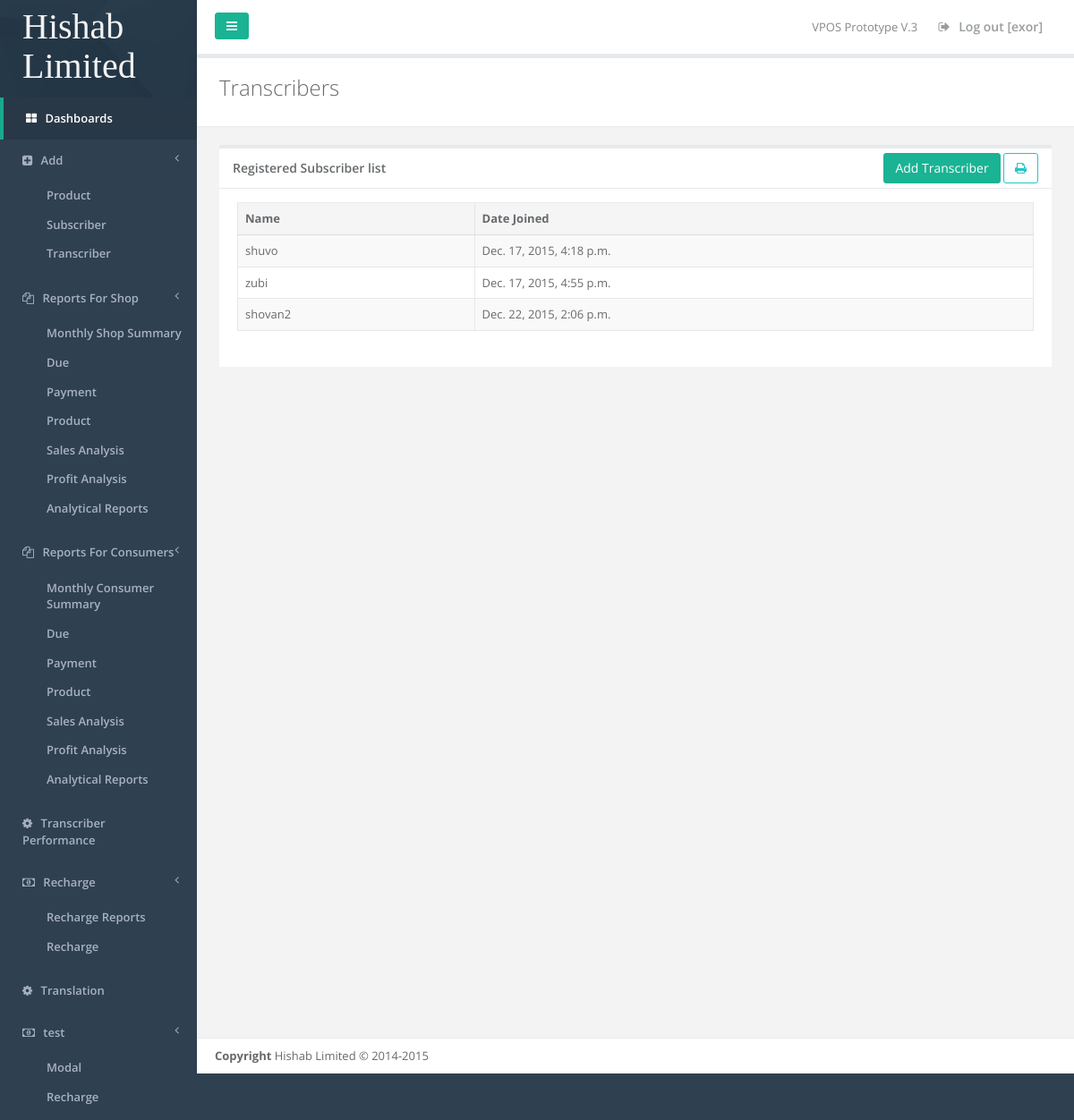
The app's page /add_transcriber/ (signed in) with its own data.
### transcriber_management/models.py (models this page shows, shortened)
class Transcriber(models.Model):
    name = models.CharField(max_length=32)
    DateAdded = models.DateTimeField(auto_now=False, auto_now_add=True)

### transcriber_management/views.py (the view, shortened to what this page needs)
# urls.py: url(r'^add_transcriber/', view=add_transcriber, name='home'),
@login_required(login_url='/login/')
def add_transcriber(request):
    post_data = request.POST
    notification = ''
    print(post_data)
    add_notification = False
    type_of_subscriber = ConsumerType.objects.all()
    all_subscriber = Consumer.objects.all()
    all_transcriber = Transcriber.objects.all()
    shop_consumer = ConsumerType.objects.get(type_name='Seller')
    all_shop_for_base = Consumer.objects.filter(type=shop_consumer)
    all_user_for_base = Consumer.objects.all()
    shop_consumer2 = ConsumerType.objects.get(type_name='Buyer')
    all_consumer_for_base = Consumer.objects.filter(type=shop_consumer2)
    print(add_notification)
    transcriber_name = request.session['user']
    return render(request, 'pages/add_transcriber.html',
                  {'subscribers': all_subscriber, 'types': type_of_subscriber, 'add_notification': add_notification,
                   'shop_list_base': all_shop_for_base,
                   'transcriber_name': transcriber_name,
                   'all_user_for_base': all_user_for_base,
                   'all_consumer_for_base' :all_consumer_for_base,
                   'notification': notification, 'all_transcriber': all_transcriber})

### templates/pages/add_transcriber.html (shortened to what this page needs)
{% extends "pages/base.html" %}
{% load static %}
{% block content %}
<div class="row wrapper border-bottom white-bg page-heading">
    <div class="col-lg-12">
        <h2>Transcribers</h2>
    </div>
</div>
<div class="wrapper wrapper-content animated fadeInRight">
    <div class="row">
        <div class="col-lg-12">
            <div class="ibox float-e-margins">
                <div class="ibox-title">
                    <h5>Registered Subscriber list</h5>
                    <div id="right_menu" class="uiMenuButtons pull-right">
                        <button type="button" class="btn btn-primary" data-toggle="modal" data-target="#addSubscriberModal">Add Transcriber</button>
                        <a class="btn btn-outline btn-info" title="print" href="javascript:print();"><i class="fa fa-print"></i></a>
                    </div>
                </div>
                <div class="ibox-content">
                    <table class="table table-striped table-bordered table-hover uiDataTables">
                        <thead>
                        <tr>
                            <th>Name</th>
                            <th>Date Joined</th>
                        </tr>
                        </thead>
                        <tbody>
                        {% for subscriber in all_transcriber %}
                        <tr>
                            <td>{{ subscriber.name }}</td>
                            <td>{{ subscriber.DateAdded }}</td>
                        </tr>
                        {% endfor %}
                        </tbody>
                    </table>
                </div>
            </div>
        </div>
    </div>
</div>
{% endblock %}

### templates/pages/base.html (shortened to what this page needs)
<!DOCTYPE html>
<html>
<head>
    {% load static %}
    <link href="http://maxcdn.bootstrapcdn.com/bootstrap/3.3.1/css/bootstrap.min.css" rel="stylesheet">
    <link href="http://maxcdn.bootstrapcdn.com/font-awesome/4.2.0/css/font-awesome.min.css" rel="stylesheet">
    <link href="{% static 'css/plugins/dataTables/dataTables.bootstrap.css' %}" rel="stylesheet">
    <link href="{% static 'css/plugins/dataTables/dataTables.responsive.css' %}" rel="stylesheet">
    <link href="http://cdn.datatables.net/tabletools/2.2.3/css/dataTables.tableTools.css" rel="stylesheet">
    <link href="{% static 'css/plugins/iCheck/custom.css' %}" rel="stylesheet">
    <link href="{% static 'css/animate.css' %}" rel="stylesheet">
    <link href="{% static 'css/style.css' %}" rel="stylesheet">
    <link href="{% static 'css/print.css' %}" rel="stylesheet" type="text/css" media="print">
    <link href="http://cdnjs.cloudflare.com/ajax/libs/morris.js/0.5.1/morris.min.js" rel="stylesheet">
</head>
<body>
<div id="wrapper">
    <nav class="navbar-default navbar-static-side" role="navigation">
        <div class="sidebar-collapse">
            <ul class="nav" id="side-menu">
                <li class="nav-header">
                    <div class="dropdown logo-text profile-element">
                        <h3>Hishab Limited</h3>
                    </div>
                </li>
                <li class="active">
                    <a href="/"><i class="fa fa-th-large"></i> <span class="nav-label">Dashboards</span></a>
                </li>
                <li>
                    <a href="#"><i class="fa fa-plus-square"></i> <span class="nav-label">Add</span><span class="fa arrow"></span></a>
                    <ul class="nav nav-second-level">
                        <li><a href="/products">Product</a></li>
                        <li><a href="/addsubscriber">Subscriber</a></li>
                        <li><a href="/add_transcriber">Transcriber</a></li>
                    </ul>
                </li>
                <li>
                    <a href="#"><i class="fa fa-files-o"></i> <span class="nav-label">Reports For Shop</span><span class="fa arrow"></span></a>
                    <ul class="nav nav-second-level">
                        <li><a href="#" role="button" class="uiShopModal" data-formaction="/monthly_shop_reports/">Monthly Shop Summary</a></li>
                        <li><a href="#" role="button" class="uiShopModal" data-formaction="/due_reports/">Due</a></li>
                        <li><a href="#" role="button" class="uiShopModal" data-formaction="/payment_reports/">Payment</a></li>
                        <li><a href="#" role="button" class="uiShopModal" data-formaction="/product_reports/">Product</a></li>
                        <li><a href="#" role="button" class="uiShopModal" data-formaction="/sales_analysis_report/">Sales Analysis</a></li>
                        <li><a href="#" role="button" class="uiShopModal" data-formaction="/profit_reports/">Profit Analysis</a></li>
                        <li><a href="#" role="button" class="uiShopModal" data-formaction="/analytical_reports/">Analytical Reports</a></li>
                    </ul>
                </li>
                <li>
                    <a href="#"><i class="fa fa-files-o"></i> <span class="nav-label">Reports For Consumers</span><span class="fa arrow"></span></a>
                    <ul class="nav nav-second-level">
                        <li><a href="#" role="button" class="uiConsumerModal" data-formaction="/monthly_shop_reports/">Monthly Consumer Summary</a></li>
                        <li><a href="#" role="button" class="uiConsumerModal" data-formaction="/due_reports/">Due</a></li>
                        <li><a href="#" role="button" class="uiConsumerModal" data-formaction="/payment_reports/">Payment</a></li>
                        <li><a href="#" role="button" class="uiConsumerModal" data-formaction="/product_reports/">Product</a></li>
                        <li><a href="#" role="button" class="uiConsumerModal" data-formaction="/sales_analysis_report/">Sales Analysis</a></li>
                        <li><a href="#" role="button" class="uiConsumerModal" data-formaction="/profit_reports/">Profit Analysis</a></li>
                        <li><a href="#" role="button" class="uiConsumerModal" data-formaction="/analytical_reports/">Analytical Reports</a></li>
                    </ul>
                </li>
                <li><a href="/report_transcriber_performance/"><i class="fa fa-gear"></i> <span class="nav-label">Transcriber Performance</span></a></li>
                <li>
                    <a href="#"><i class="fa fa-money"></i> <span class="nav-label">Recharge</span><span class="fa arrow"></span></a>
                    <ul class="nav nav-second-level">
                        <li><a href="/user_balance_recharge/">Recharge Reports</a></li>
                        <li><a href="#" role="button" data-toggle="modal" data-target="#rechargeSelectModal">Recharge</a></li>
                    </ul>
                </li>
                <li>
                    <a href="/transcription_page/"><i class="fa fa-gear"></i> <span class="nav-label">Translation</span></a>
                </li>
                <li>
                    <a href="#"><i class="fa fa-money"></i> <span class="nav-label">test</span><span class="fa arrow"></span></a>
                    <ul class="nav nav-second-level">
                        <li><a href="/user_balance_recharge/">Modal</a></li>
                        <li><a href="#" role="button" data-toggle="modal" data-target="#rechargeSelectModal">Recharge</a></li>
                    </ul>
                </li>
            </ul>
        </div>
    </nav>
    <div id="page-wrapper" class="gray-bg dashbard-1">
        <div class="row border-bottom">
            <nav class="navbar navbar-static-top white-bg" role="navigation" style="margin-bottom: 0">
                <div class="navbar-header">
                    <a class="navbar-minimalize minimalize-styl-2 btn btn-primary " href="#"><i class="fa fa-bars"></i> </a>
                </div>
                <ul class="nav navbar-top-links navbar-right">
                    <li><span class="m-r-sm text-muted welcome-message">VPOS Prototype V.3</span></li>
                    <li><a href="/logout"><i class="fa fa-sign-out"></i> Log out [{{transcriber_name}}] </a></li>
                </ul>
            </nav>
        </div>
        {% block content %} {% endblock %}
        <div class="footer">
            <div>
                <strong>Copyright</strong> Hishab Limited &copy; 2014-2015
            </div>
        </div>
    </div>
</div>
</body>
</html>

### records on screen
Transcriber: name "shuvo", DateAdded "Dec. 17, 2015, 4:18 p.m."
Transcriber: name "zubi", DateAdded "Dec. 17, 2015, 4:55 p.m."
Transcriber: name "shovan2", DateAdded "Dec. 22, 2015, 2:06 p.m."

### other values on screen
{{ transcriber_name }} "exor"
